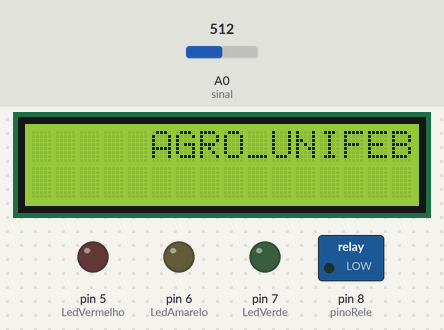
Bench run of a sketch on a simulated Arduino Uno, built with avr-gcc and run on an emulated ATmega328P. Shown: 16×2 character LCD, switched loads named in the sketch (green lamp = pin HIGH), output pins drawn as LEDs (lit = HIGH). Inputs (shaded band) come from the test bench; at power-on: A0 (sinal) = 512. What the sketch prints to the serial monitor is not drawn.

Above: at 1.2 s.
1.3 s: A0 (sinal) set to 716
At 7.7 s:
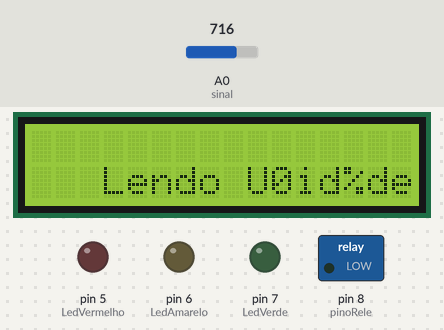
9.6 s: A0 (sinal) set to 511
At 13.7 s:
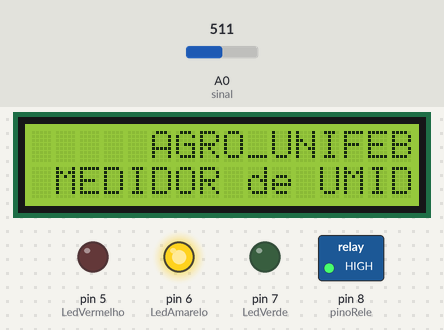
17.9 s: A0 (sinal) set to 442
31.0 s: A0 (sinal) set to 410
At 38.3 s:
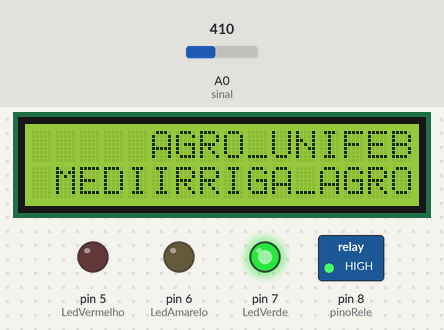
39.3 s: A0 (sinal) set to 574
At 46.06 s:
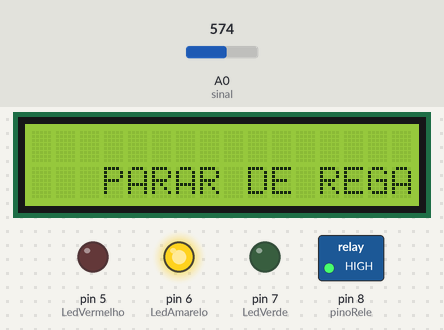
47.6 s: A0 (sinal) set to 607
At 56.0 s:
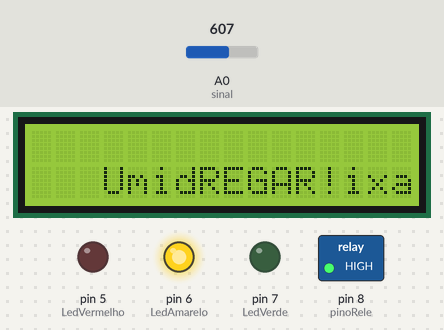
Timing chart, 0 to 57.0 s (numbered marks = the images above; inputs shaded):
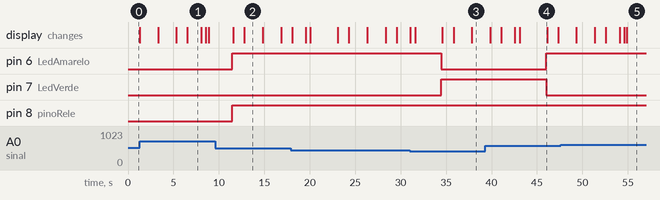

Measured:
- the behaviour switches between 428 and 427 on A0 (sinal) (found by bisection; images 2 and 3)
- the behaviour switches between 591 and 592 on A0 (sinal) (found by bisection; images 4 and 5)
- after the input at 1.3 s, the display: first differs from a run without the input after 5.2 s (image 1)
- after the input at 9.6 s, pin 8 (pinoRele): LOW → HIGH after 1.9 s
- after the input at 31.0 s, pin 6 (LedAmarelo): HIGH → LOW after 3.5 s; pin 7 (LedVerde): LOW → HIGH after 3.5 s
- after the input at 39.3 s, pin 6 (LedAmarelo): LOW → HIGH after 6.7 s; pin 7 (LedVerde): HIGH → LOW after 6.7 s
- after the input at 47.6 s, the display: first differs from a run without the input after 5.0 s (image 5 shows a later state)

The sketch:

Sketch_Franck_5_S_Coment_rio.ino
```cpp
#include <LiquidCrystal_I2C.h>

#include <LiquidCrystal_I2C.h>
LiquidCrystal_I2C lcd(0x3F,16,2);

#define sinal A0
#define pinoRele 8
#define LedVermelho 5
#define LedAmarelo 6
#define LedVerde 7

int valor = A0;

void setup()
{
  Serial.begin(9600);
  lcd.init();
  lcd.backlight();
  lcd.print("Irriga UNIFEB");
  pinMode(sinal, INPUT);
  pinMode(LedVermelho, OUTPUT);
  pinMode(LedAmarelo, OUTPUT);
  pinMode(LedVerde, OUTPUT);
  pinMode(pinoRele, OUTPUT);
}

void loop() {
//Limpa a tela do LCD
  lcd.clear();
  //Posiciona o cursor na coluna 3, linha 0;
  lcd.setCursor(5, 0);
  //Envia o texto entre aspas para o LCD
  lcd.print("AGRO_UNIFEB");
  delay(1200);
  lcd.setCursor(1, 1);
  lcd.print("MEDIDOR de UMIDADE");
  delay(2000);
  lcd.setCursor(5, 3);
  lcd.print("IRRIGA_AGRO");
  delay(2000);

  valor = analogRead(sinal);
  valor = constrain(valor, 592, 0);

Serial.println(valor);

  lcd.clear();
  lcd.setCursor(3, 1);
  lcd.print("Lendo Umidade");
  delay(300);
  lcd.setCursor(16, 1);
  lcd.print(".");
  delay(300);
  lcd.setCursor(16, 1);
  lcd.print("..");
  delay(300);
  lcd.setCursor(16, 1);
  lcd.print("...");
  delay(300);
  lcd.setCursor(10, 2);
  lcd.print(valor);
  lcd.setCursor(13, 2);
  lcd.print("%");
  delay(1500);

  if (valor < 65) {
    lcd.clear();
    lcd.setCursor(3, 1);
    lcd.print("Umidade Baixa");
    delay(500);
    lcd.setCursor(7, 2);
    lcd.print("REGAR");
    delay(300);
    lcd.setCursor(12, 2);
    lcd.print("!");
  } else   {
    lcd.clear();
    lcd.setCursor(4, 1);
    lcd.print("Umidade Boa");
    delay(500);
    lcd.setCursor(3, 2);
    lcd.print("PARAR DE REGAR");
    delay(300);
    lcd.setCursor(17, 2);
    lcd.print("!");
  }
  delay(2600);

  valor = analogRead(sinal);
  int Porcento = map(valor, 1020, 428, 0, 100);

  Serial.print("Porta analogica: ");
  Serial.print(valor);
  Serial.print(Porcento);
  Serial.println("%");

  if (Porcento >= 65) {
  Serial.println("Irrigando a planta ...");
  digitalWrite(pinoRele, HIGH);
  }

else {
  Serial.println(" Planta Irrigada ...");
  digitalWrite(pinoRele, LOW);
  }

  if (valor > 0 && valor < 428)
  {
    Serial.println(" Status: Solo umido");
    apagaleds();
    digitalWrite(LedVerde, HIGH);
  }

  if (valor > 500 && valor < 800)
  {
    Serial.println(" Status: Umidade moderada");
    apagaleds();
    digitalWrite(LedAmarelo, HIGH);
  }

  if (valor > 800 && valor < 1020)
  {
    Serial.println(" Status: Solo seco");
    apagaleds();
    digitalWrite(LedVermelho, HIGH);

  }
  delay(100);
}

void apagaleds()
{
  digitalWrite(LedVermelho, LOW);
  digitalWrite(LedAmarelo, LOW);
  digitalWrite(LedVerde, LOW);
}
```
